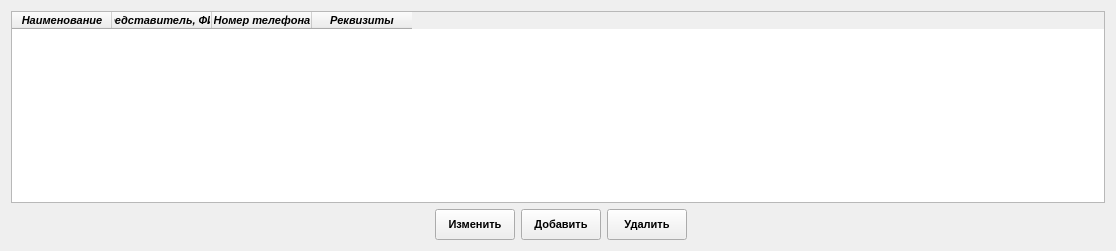
      <widget class="QWidget" name="page_Providers">
       <layout class="QGridLayout" name="gridLayout_22">
        <item row="1" column="0">
         <spacer name="horizontalSpacer_26">
          <property name="orientation">
           <enum>Qt::Horizontal</enum>
          </property>
          <property name="sizeHint" stdset="0">
           <size>
            <width>418</width>
            <height>28</height>
           </size>
          </property>
         </spacer>
        </item>
        <item row="1" column="2">
         <widget class="QPushButton" name="pushButton_AddProvider">
          <property name="minimumSize">
           <size>
            <width>0</width>
            <height>31</height>
           </size>
          </property>
          <property name="font">
           <font>
            <pointsize>8</pointsize>
            <weight>75</weight>
            <italic>false</italic>
            <bold>true</bold>
           </font>
          </property>
          <property name="text">
           <string>Добавить</string>
          </property>
         </widget>
        </item>
        <item row="1" column="3">
         <widget class="QPushButton" name="pushButton_RemoveProvider">
          <property name="minimumSize">
           <size>
            <width>0</width>
            <height>31</height>
           </size>
          </property>
          <property name="font">
           <font>
            <pointsize>8</pointsize>
            <weight>75</weight>
            <italic>false</italic>
            <bold>true</bold>
           </font>
          </property>
          <property name="text">
           <string>Удалить</string>
          </property>
         </widget>
        </item>
        <item row="1" column="1">
         <widget class="QPushButton" name="pushButton_SetProvider">
          <property name="minimumSize">
           <size>
            <width>0</width>
            <height>31</height>
           </size>
          </property>
          <property name="font">
           <font>
            <pointsize>8</pointsize>
            <weight>75</weight>
            <italic>false</italic>
            <bold>true</bold>
           </font>
          </property>
          <property name="text">
           <string>Изменить</string>
          </property>
         </widget>
        </item>
        <item row="1" column="4">
         <spacer name="horizontalSpacer_27">
          <property name="orientation">
           <enum>Qt::Horizontal</enum>
          </property>
          <property name="sizeHint" stdset="0">
           <size>
            <width>412</width>
            <height>20</height>
           </size>
          </property>
         </spacer>
        </item>
        <item row="0" column="0" colspan="5">
         <widget class="QTableWidget" name="tableWidget_Providers">
          <property name="font">
           <font>
            <pointsize>8</pointsize>
            <weight>75</weight>
            <italic>true</italic>
            <bold>true</bold>
           </font>
          </property>
          <column>
           <property name="text">
            <string>Наименование</string>
           </property>
          </column>
          <column>
           <property name="text">
            <string>Представитель, ФИО</string>
           </property>
          </column>
          <column>
           <property name="text">
            <string>Номер телефона</string>
           </property>
          </column>
          <column>
           <property name="text">
            <string>Реквизиты</string>
           </property>
          </column>
         </widget>
        </item>
       </layout>
      </widget>
